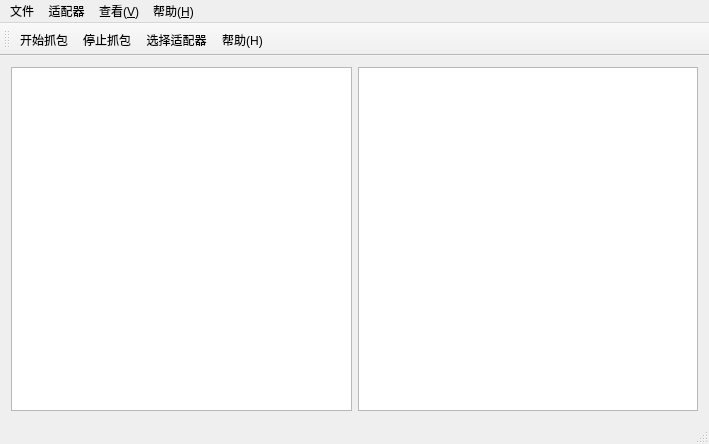
<?xml version="1.0" encoding="UTF-8"?>
<ui version="4.0">
 <class>MainWindow</class>
 <widget class="QMainWindow" name="MainWindow">
  <property name="geometry">
   <rect>
    <x>0</x>
    <y>0</y>
    <width>709</width>
    <height>444</height>
   </rect>
  </property>
  <property name="windowTitle">
   <string>MainWindow</string>
  </property>
  <widget class="QWidget" name="centralWidget">
   <layout class="QGridLayout" name="gridLayout">
    <item row="0" column="0">
     <widget class="QTableView" name="tableView"/>
    </item>
    <item row="0" column="1">
     <widget class="QTreeView" name="treeView"/>
    </item>
   </layout>
  </widget>
  <widget class="QMenuBar" name="menuBar">
   <property name="geometry">
    <rect>
     <x>0</x>
     <y>0</y>
     <width>709</width>
     <height>23</height>
    </rect>
   </property>
   <widget class="QMenu" name="menu_F">
    <property name="title">
     <string>文件</string>
    </property>
    <addaction name="action_5"/>
    <addaction name="action_6"/>
    <addaction name="action_3"/>
   </widget>
   <widget class="QMenu" name="menu">
    <property name="title">
     <string>适配器</string>
    </property>
    <addaction name="action_7"/>
   </widget>
   <widget class="QMenu" name="menu_V">
    <property name="title">
     <string>查看(&amp;V)</string>
    </property>
    <addaction name="action_V"/>
   </widget>
   <widget class="QMenu" name="menu_H">
    <property name="title">
     <string>帮助(&amp;H)</string>
    </property>
    <addaction name="action_H_2"/>
   </widget>
   <addaction name="menu_F"/>
   <addaction name="menu"/>
   <addaction name="menu_V"/>
   <addaction name="menu_H"/>
  </widget>
  <widget class="QToolBar" name="mainToolBar">
   <attribute name="toolBarArea">
    <enum>TopToolBarArea</enum>
   </attribute>
   <attribute name="toolBarBreak">
    <bool>false</bool>
   </attribute>
   <addaction name="action"/>
   <addaction name="action_2"/>
   <addaction name="action_4"/>
   <addaction name="action_H"/>
  </widget>
  <widget class="QStatusBar" name="statusBar"/>
  <action name="action">
   <property name="icon">
    <iconset resource="images/menu.qrc">
     <normaloff>:/file/1.png</normaloff>:/file/1.png</iconset>
   </property>
   <property name="text">
    <string>开始抓包</string>
   </property>
  </action>
  <action name="action_2">
   <property name="icon">
    <iconset resource="images/menu.qrc">
     <normaloff>:/file/2.png</normaloff>:/file/2.png</iconset>
   </property>
   <property name="text">
    <string>停止抓包</string>
   </property>
  </action>
  <action name="action_3">
   <property name="text">
    <string>退出</string>
   </property>
  </action>
  <action name="action_4">
   <property name="icon">
    <iconset resource="images/menu.qrc">
     <normaloff>:/file/3.png</normaloff>:/file/3.png</iconset>
   </property>
   <property name="text">
    <string>选择适配器</string>
   </property>
  </action>
  <action name="action_V">
   <property name="text">
    <string>查看(&amp;V)</string>
   </property>
   <property name="shortcut">
    <string>Ctrl+V</string>
   </property>
  </action>
  <action name="action_H">
   <property name="icon">
    <iconset resource="images/menu.qrc">
     <normaloff>:/file/4.png</normaloff>:/file/4.png</iconset>
   </property>
   <property name="text">
    <string>帮助(&amp;H)</string>
   </property>
   <property name="shortcut">
    <string>Ctrl+H</string>
   </property>
  </action>
  <action name="action_5">
   <property name="icon">
    <iconset resource="images/menu.qrc">
     <normaloff>:/file/1.png</normaloff>:/file/1.png</iconset>
   </property>
   <property name="text">
    <string>开始抓包</string>
   </property>
  </action>
  <action name="action_6">
   <property name="icon">
    <iconset resource="images/menu.qrc">
     <normaloff>:/file/2.png</normaloff>:/file/2.png</iconset>
   </property>
   <property name="text">
    <string>停止抓包</string>
   </property>
  </action>
  <action name="action_7">
   <property name="icon">
    <iconset resource="images/menu.qrc">
     <normaloff>:/file/3.png</normaloff>:/file/3.png</iconset>
   </property>
   <property name="text">
    <string>选择适配器</string>
   </property>
  </action>
  <action name="action_H_2">
   <property name="icon">
    <iconset resource="images/menu.qrc">
     <normaloff>:/file/4.png</normaloff>:/file/4.png</iconset>
   </property>
   <property name="text">
    <string>帮助(&amp;H)</string>
   </property>
  </action>
 </widget>
 <layoutdefault spacing="6" margin="11"/>
 <resources>
  <include location="images/menu.qrc"/>
 </resources>
 <connections/>
</ui>
